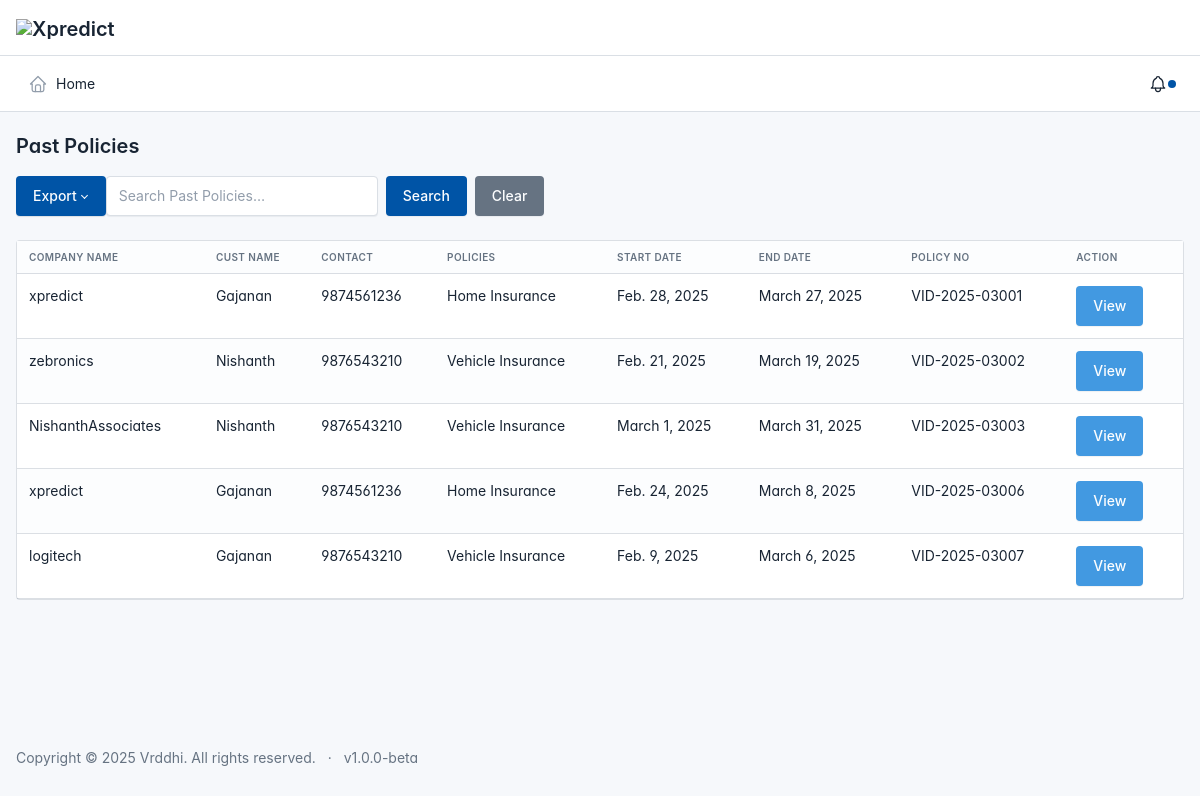
Screenshot of /past-policy/ with the database file from the repository.
### Riva/models.py (models this page shows, shortened)
class confirmed_enquiry(models.Model):
    created_by = models.ForeignKey(User, on_delete=models.CASCADE, null=True, blank=True)
    enquiry = models.ForeignKey(Enquiry, on_delete=models.CASCADE, null=True, blank=True)
    revert = models.BooleanField(default=False)
    relegate = models.BooleanField(default=False)
    vid = models.CharField(max_length=20, unique=True)
    startdate = models.DateField(null=True, blank=True)
    enddate = models.DateField(null=True, blank=True)
    flag = models.CharField(max_length=255, null=True, blank=True)
    policy_type = models.CharField(max_length=255, null=True, blank=True)
    renewal_days = models.IntegerField(default=30)  # No. of days before renewal
    renewal_flag = models.BooleanField(default=False)  # To indicate renewal visibility
    sum_amount=models.CharField(max_length=20,null=True, blank=True)
    premium_amount=models.CharField(max_length=20,null=True, blank=True)
    cal_gst=models.CharField(max_length=20,null=True, blank=True)
    Gst_amount=models.CharField(max_length=20,null=True, blank=True)
    files = models.ManyToManyField(FileUploadModel, blank=True)
    client_name= models.CharField(max_length=100, null=True, blank=True)
    client_phone= models.CharField(max_length=100, null=True, blank=True)
    client_email= models.EmailField( null=True, blank=True)
    tpa_name= models.CharField(max_length=100, null=True, blank=True)
    tpa_phone= models.CharField(max_length=100, null=True, blank=True)
    tpa_email= models.EmailField( null=True, blank=True)
    vrd_name= models.CharField(max_length=100, null=True, blank=True)
    vrd_phone= models.CharField(max_length=100, null=True, blank=True)
    vrd_email= models.EmailField( null=True, blank=True)

class Enquiry(models.Model):
    STATUS_CHOICES = [
        ('1', 'HOT'),
        ('2', 'WARM'),
        ('3', 'COLD'),
    ]
    companyname = models.CharField(max_length=30, default='')
    customername = models.CharField(max_length=20, default='')
    refrence = models.CharField(max_length=20, default='',blank=True)
    email = models.EmailField()
    contact = models.IntegerField()
    location = models.CharField(max_length=100, default='')
    status = models.CharField(max_length=20, choices=STATUS_CHOICES, default='')
    products = models.ForeignKey(Products, on_delete=models.CASCADE, default=1)  # Make sure product with id=1 exists
    subproduct = models.CharField(max_length=20, default='',blank=True)
    closuredate = models.DateField(null=True, blank=True)
    executive = models.ForeignKey(Executive, on_delete=models.CASCADE, null=False, blank=False)
    files = models.ManyToManyField(FileUploadModel, blank=True)
    remarks = models.TextField(max_length=100, default='', blank=True)
    flag = models.TextField(max_length=200, default='', blank=True)
    enqtype = models.CharField(max_length=20, default='',blank=True)
    is_confirmed = models.BooleanField(default=False)
    created_at = models.DateTimeField(auto_now_add=True)
    is_lost = models.BooleanField(default=False)
    is_reverted = models.BooleanField(default=False)
    is_relegated=models.BooleanField(default=False)
    created_by = models.ForeignKey(User, on_delete=models.CASCADE, null=True, blank=True)
    lostdate = models.DateField(null=True, blank=True)
    lost_renewal_days = models.IntegerField(default=30)  # No. of days before renewal

class Products(models.Model):
    name = models.CharField(max_length=100)
    def __str__(self):  # Correct method name
        return self.name

### Riva/views.py (the view, shortened to what this page needs)
# urls.py: path('past-policy/', views.Past_policies, name='past_policies'),
def Past_policies(request):
    past_policies = confirmed_enquiry.objects.filter(revert=True)
    search_query = request.GET.get('search', '')
    past_policies = past_policies.distinct()
    return render(request, 'xp/past_policy.html', {
        'past_policies': past_policies,
        'search_query': search_query,
    })

### Riva/context_processors.py (called while the page is built, shortened)
def global_notifications(request):
    current_user = request.user
    if isinstance(current_user, AnonymousUser) or not current_user.is_authenticated:
        return {
            'notifications': [],  # Empty notifications if not authenticated
            'followups': [],
        }

### app/context_processors.py (called while the page is built, shortened)
def group_buttons(request):
    return {
        'group_buttons': GroupButton.objects.all()
    }

def modules_with_submodules(request):
    if not request.user.is_authenticated:
        return {}  # Return an empty context for unauthenticated users

### templates/xp/past_policy.html (shortened to what this page needs)
{% extends "base.html" %}
{% block content %}
<div class="container-fluid"><br>
    <h2>Past Policies</h2>
    <div class="input-icon d-flex flex-column flex-sm-row mb-4">
      <div class="btn-group mb-2 mb-sm-0">
          <button class="btn btn-primary dropdown-toggle" data-bs-toggle="dropdown" aria-expanded="false">
              Export
          </button>
      </div>
      <form method="GET" action="" class="d-flex flex-column flex-sm-row align-items-start">
          <input
              type="text"
              name="search"
              value="{{ search_query }}"
              class="hides form-control mb-2 mb-sm-0"
              placeholder="Search Past Policies…"
              aria-label="Search Confirmed Orders">
          <button type="submit" class="hides btn btn-primary ms-2 mb-2 mb-sm-0">Search</button>
          <button
              type="button"
              class="hides btn btn-secondary ms-2 mb-2 mb-sm-0"
              onclick="clearSearch()">Clear</button>
      </form>
  </div>
  <div class="card">
    <div id="table-default" class="table-responsive">
      <table class="table table-striped">
        <thead>
          <tr>
              <th>Company Name</th>
              <th>Cust Name</th>
              <th>Contact</th>
              <th>Policies</th>
              <th>Start Date</th>
              <th>End Date</th>
              <th>Policy No</th>
              <th class="hides">Action</th>
          </tr>
        </thead>
        <tbody>
          {% if past_policies %}
              {% with counter=0 %}
                  {% for pp in past_policies %}
                      <tr>
                          <td>{{ pp.enquiry.companyname }}</td>
                          <td>{{ pp.enquiry.customername }}</td>
                          <td>{{ pp.enquiry.contact }}</td>
                          <td>{{ pp.enquiry.products }}</td>
                          <td>{{ pp.startdate }}</td>
                          <td>{{ pp.enddate }}</td>
                          <td>{{ pp.vid }}</td>
                          <td class="hides">
                              <div class="d-flex flex-column flex-sm-row">
                                  <a class="btn btn-info mb-2 mb-sm-0 me-sm-2 {% if entry.relegate %}disabled{% endif %}"
                                  href="{% url 'active_view' pp.enquiry.id  pp.vid %}">
                                  View
                                  </a>
                              </div>
                          </td>
                      </tr>
                  {% endfor %}
              {% endwith %}
          {% else %}
              <tr>
                  <td colspan="10">No Past Policies</td>
              </tr>
          {% endif %}
        </tbody>
      </table>
    </div>
  </div>
  </div>
{% endblock  %}

### templates/base.html (shortened to what this page needs)
<!DOCTYPE html>
{% load static %}
<html lang="en">
  <head>
    <link href="/static/css/tabler.min.css" rel="stylesheet"/>
    <link href="/static/css/tabler-flags.min.css" rel="stylesheet"/>
    <link href="/static/css/tabler-payments.min.css" rel="stylesheet"/>
    <link href="/static/css/tabler-vendors.min.css" rel="stylesheet"/>
    <link href="/static/css/demo.min.css" rel="stylesheet"/>
  </head>
  <body >
    <div class="page">
      <header class="navbar navbar-expand-md d-print-none" >
        <div class="container-fluid">
          <h1 class="navbar-brand navbar-brand-autodark d-none-navbar-horizontal pe-0 pe-md-3">
            <a href="/">
              <img src="{% static 'v_name_logo.png' %}" width="110" height="32" alt="Xpredict" class="navbar-brand-image">
            </a>
          </h1>
          <div class="navbar-nav flex-row order-md-last">
            <div class="d-none d-md-flex">
                </div>
              </div>
            </div>
      </header>
      <header class="navbar-expand-md">
        <div class="collapse navbar-collapse" id="navbar-menu">
          <div class="navbar">
            <div class="container-fluid">
              <ul class="navbar-nav">
                <li class="nav-item ">
                  <a class="nav-link" href="{% url 'Home' %}"  >
                    <span class="nav-link-icon d-md-none d-lg-inline-block">
                    </span>
                    <span class="nav-link-title">
                      Home
                    </span>
                  </a>
                </li>
						  </ul>
            <div class="nav-item dropdown d-flex align-items-center">
              <a href="#" class="nav-link px-0 show" data-bs-toggle="dropdown" aria-label="Show notifications" aria-expanded="true">
            <div class="nav-item dropdown">
              <a href="#" class="nav-link px-0 show" data-bs-toggle="dropdown" aria-label="Show notifications">
                <span class="badge bg-blue" style="color: white;">{{length }}</span>
              </a>
            </div>
          </div>
      </header>
      {% block content %}{% endblock content %}
        <footer class="footer footer-transparent d-print-none">
          <div class="container-fluid">
            <div class="row text-center align-items-center flex-row-reverse">
              <div class="col-12 col-lg-auto mt-3 mt-lg-0">
                <ul class="list-inline list-inline-dots mb-0">
                  <li class="list-inline-item">
                    Copyright &copy; 2025
                    <a href="." class="link-secondary">Vrddhi</a>.
                    All rights reserved.
                  </li>
                  <li class="list-inline-item">
                    <a href="./changelog.html" class="link-secondary" rel="noopener">
                      v1.0.0-beta
                    </a>
                  </li>
                </ul>
              </div>
            </div>
          </div>
        </footer>
      </div>
  </body>
</html>

### templates/base.html (style rules this page uses)
:root { --tblr-font-sans-serif: 'Inter Var', -apple-system, BlinkMacSystemFont, San Francisco, Segoe UI, Roboto, Helvetica Neue, sans-serif; }
body { font-feature-settings: "cv03", "cv04", "cv11"; }

### rows the page displays
confirmed_enquiry: enquiry.companyname "xpredict", enquiry.customername "Gajanan", enquiry.contact "9874561236", enquiry.products "Home Insurance", startdate "Feb. 28, 2025", enddate "March 27, 2025", vid "VID-2025-03001"
confirmed_enquiry: enquiry.companyname "zebronics", enquiry.customername "Nishanth", enquiry.contact "9876543210", enquiry.products "Vehicle Insurance", startdate "Feb. 21, 2025", enddate "March 19, 2025", vid "VID-2025-03002"
confirmed_enquiry: enquiry.companyname "NishanthAssociates", enquiry.customername "Nishanth", enquiry.contact "9876543210", enquiry.products "Vehicle Insurance", startdate "March 1, 2025", enddate "March 31, 2025", vid "VID-2025-03003"
confirmed_enquiry: enquiry.companyname "xpredict", enquiry.customername "Gajanan", enquiry.contact "9874561236", enquiry.products "Home Insurance", startdate "Feb. 24, 2025", enddate "March 8, 2025", vid "VID-2025-03006"
confirmed_enquiry: enquiry.companyname "logitech", enquiry.customername "Gajanan", enquiry.contact "9876543210", enquiry.products "Vehicle Insurance", startdate "Feb. 9, 2025", enddate "March 6, 2025", vid "VID-2025-03007"
